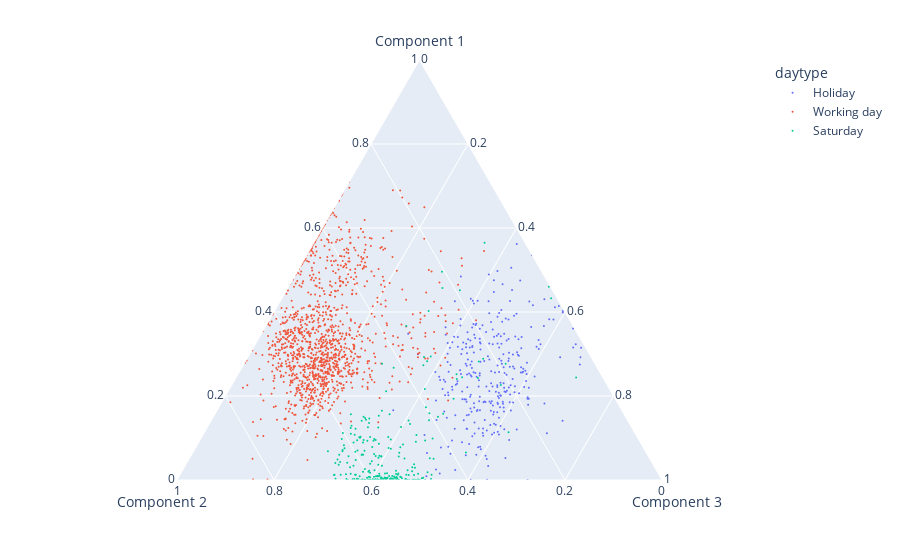

Notebook code for this chart:
### Markdown cell above
## Per daytype

### Code cell
fig = px.scatter_ternary(W[W.zone=='North'], a="Component 1", b="Component 2", c="Component 3", color='daytype')

fig.update_traces(marker=dict(size=2),
                  selector=dict(mode='markers'))

# fig.update_layout(width=500, height=500)

### Figure 1 — Plotly figure (JSON) as saved in the notebook; plotly's stock layout.template omitted (floating-point values rounded to 4 significant figures; data arrays with more than 128 entries replaced by an {"elided": "..."} marker saying what was removed)
{"data": [{"a": {"elided": "306 float values"}, "b": {"elided": "306 float values"}, "c": {"elided": "306 float values"}, "hovertemplate": "daytype=Holiday<br>Component 1=%{a}<br>Component 2=%{b}<br>Component 3=%{c}<extra></extra>", "legendgroup": "Holiday", "marker": {"color": "#636efa", "size": 2, "symbol": "circle"}, "mode": "markers", "name": "Holiday", "showlegend": true, "subplot": "ternary", "type": "scatterternary"}, {"a": {"elided": "1268 float values"}, "b": {"elided": "1268 float values"}, "c": {"elided": "1268 float values"}, "hovertemplate": "daytype=Working day<br>Component 1=%{a}<br>Component 2=%{b}<br>Component 3=%{c}<extra></extra>", "legendgroup": "Working day", "marker": {"color": "#EF553B", "size": 2, "symbol": "circle"}, "mode": "markers", "name": "Working day", "showlegend": true, "subplot": "ternary", "type": "scatterternary"}, {"a": {"elided": "252 float values"}, "b": {"elided": "252 float values"}, "c": {"elided": "252 float values"}, "hovertemplate": "daytype=Saturday<br>Component 1=%{a}<br>Component 2=%{b}<br>Component 3=%{c}<extra></extra>", "legendgroup": "Saturday", "marker": {"color": "#00cc96", "size": 2, "symbol": "circle"}, "mode": "markers", "name": "Saturday", "showlegend": true, "subplot": "ternary", "type": "scatterternary"}], "layout": {"legend": {"title": {"text": "daytype"}, "tracegroupgap": 0}, "margin": {"t": 60}, "ternary": {"aaxis": {"title": {"text": "Component 1"}}, "baxis": {"title": {"text": "Component 2"}}, "caxis": {"title": {"text": "Component 3"}}, "domain": {"x": [0, 1], "y": [0, 1]}}}}
